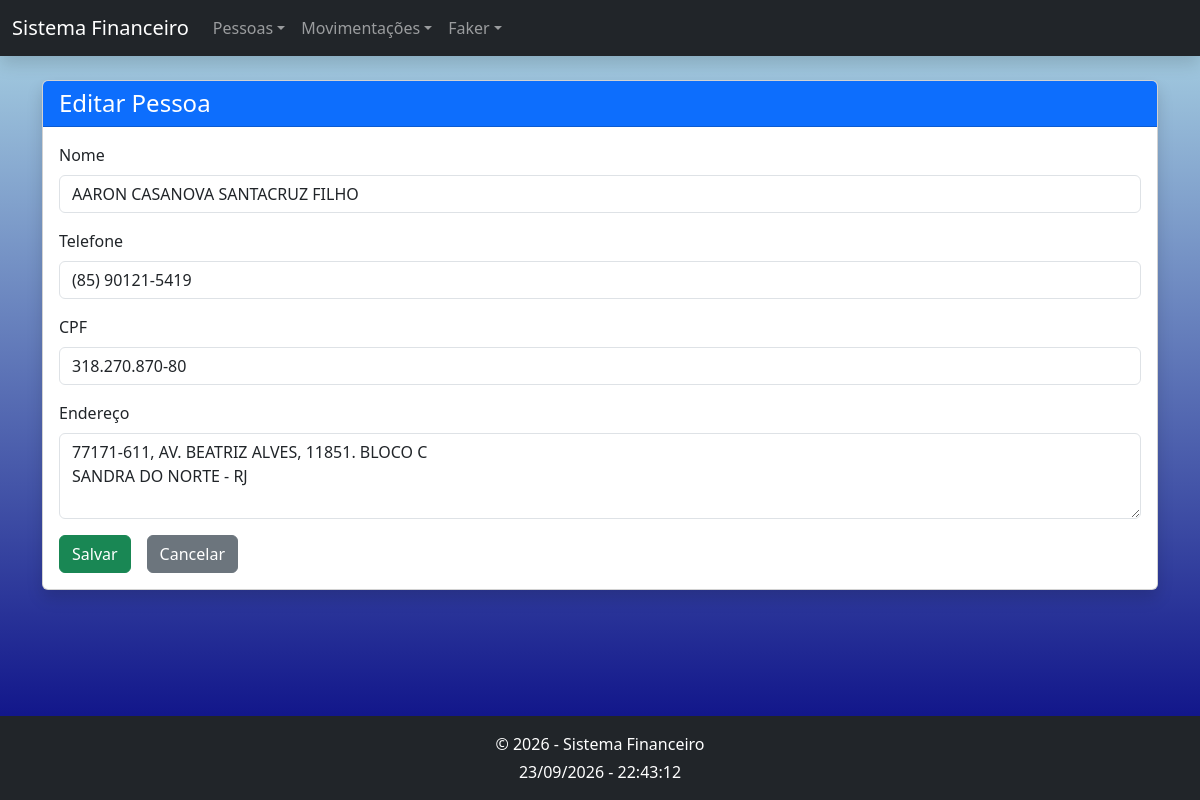
The app's page /pessoas/556/editar with its own data.
### tables this page shows
CREATE TABLE `pessoas` (
  `id` int(11) NOT NULL AUTO_INCREMENT,
  `nome` varchar(100) NOT NULL,
  `telefone` varchar(15) DEFAULT NULL,
  `cpf` varchar(11) NOT NULL,
  `endereco` varchar(255) DEFAULT NULL,
  `createdAt` timestamp NULL DEFAULT current_timestamp(),
  `updatedAt` timestamp NULL DEFAULT current_timestamp() ON UPDATE current_timestamp(),
  PRIMARY KEY (`id`) USING BTREE,
  UNIQUE KEY `cpf` (`cpf`) USING BTREE
);

### src/Core/View.php (called while the page is built, shortened)
<?php
class View
{
    public static function render(string $view, array $dados = [], string $layout = 'layout'): void
    {
        self::incluir($view, $dados);
    }
    private static function incluir(string $view, array $dados): void
    {
        extract($dados, EXTR_SKIP);
        require self::PASTA . '/' . $view . '.php';
    }
}

### src/Controllers/PessoaController.php (called while the page is built, shortened)
<?php
class PessoaController
{
    public function edit(string $id): void
    {
        $pessoa = $this->buscarOu404($id);
        $this->formulario('Editar Pessoa', "/pessoas/{$pessoa['id']}/editar", $pessoa);
    }
    private function buscarOu404(string $id): array
    {
        return $this->dao->findById((int) $id) ?? abort(404, 'Pessoa não encontrada.');
    }
    private function formulario(string $titulo, string $acao, array $pessoa, array $erros = []): void
    {
        View::render('pessoas/form', compact('titulo', 'acao', 'pessoa', 'erros'));
    }
}

### public/index.php (called while the page is built, shortened)
<?php
$router = new Router();
try {
    $router->dispatch($_SERVER['REQUEST_METHOD'], $_SERVER['REQUEST_URI']);
} catch (Throwable $e) {
    error_log($e);
    http_response_code(500);
    View::render('erros/erro', [
        'titulo'   => 'Erro interno',
        'mensagem' => config('debug') ? $e->getMessage() : 'Ocorreu um erro inesperado. Tente novamente.',
    ]);
}

### src/helpers.php (called while the page is built, shortened)
<?php
function e(mixed $valor): string
{
    return htmlspecialchars((string) $valor, ENT_QUOTES | ENT_SUBSTITUTE, 'UTF-8');
}
function config(string $chave, mixed $padrao = null): mixed
{
    static $config = null;
    $config ??= require dirname(__DIR__) . '/config/config.php';
    $valor = $config;
    foreach (explode('.', $chave) as $parte) {
        $valor = $valor[$parte];
    }
    return $valor;
}

### src/DAO/PessoaDAO.php (called while the page is built, shortened)
<?php
class PessoaDAO
{
    private PDO $conn;
    public function __construct(?PDO $conn = null)
    {
        $this->conn = $conn ?? Database::connection();
    }
    public function findById(int $id): ?array
    {
        $stmt = $this->conn->prepare("SELECT * FROM pessoas WHERE id = :id");
        $stmt->execute([':id' => $id]);
        return $stmt->fetch() ?: null;
    }
}

### config/config.php (called while the page is built)
<?php
return [
    'debug' => true,
    'db' => [
        'host'    => getenv('DB_HOST') ?: 'localhost',
        'name'    => getenv('DB_NAME') ?: 'aulapdo',
        'user'    => getenv('DB_USER') ?: 'root',
        'pass'    => getenv('DB_PASS') ?: '',
        'charset' => 'utf8mb4',
    ],
    'itens_por_pagina' => 10,
];

### src/Config/Database.php (called while the page is built, shortened)
<?php
class Database
{
    private static ?PDO $pdo = null;
    public static function connection(): PDO
    {
        $c = config('db');
        $dsn = "mysql:host={$c['host']};dbname={$c['name']};charset={$c['charset']}";
        try {
            self::$pdo = new PDO($dsn, $c['user'], $c['pass'], [
                PDO::ATTR_ERRMODE            => PDO::ERRMODE_EXCEPTION,
                PDO::ATTR_DEFAULT_FETCH_MODE => PDO::FETCH_ASSOC,
                PDO::ATTR_EMULATE_PREPARES   => false,
            ]);
        } catch (PDOException $e) {
            error_log('Erro de conexão: ' . $e->getMessage());
            throw new PDOException('Não foi possível conectar ao banco de dados. Verifique config/config.php.');
        }
        return self::$pdo;
    }
}

### src/Utils/Formatter.php (called while the page is built, shortened)
<?php
class Formatter
{
    public static function formatCpf(?string $cpf): string
    {
        $cpf = preg_replace('/\D/', '', (string) $cpf);
        if (strlen($cpf) === 11) {
            return substr($cpf, 0, 3) . '.' . substr($cpf, 3, 3) . '.' .
                   substr($cpf, 6, 3) . '-' . substr($cpf, 9, 2);
        }
        return $cpf;
    }
    public static function formatTelefone(?string $telefone): string
    {
        $telefone = preg_replace('/\D/', '', (string) $telefone);
        return match (strlen($telefone)) {
            11      => sprintf('(%s) %s-%s', substr($telefone, 0, 2), substr($telefone, 2, 5), substr($telefone, 7)),
            10      => sprintf('(%s) %s-%s', substr($telefone, 0, 2), substr($telefone, 2, 4), substr($telefone, 6)),
            default => $telefone,
        };
    }
}

### views/pessoas/form.php (the view, shortened to what this page needs)
<div class="card shadow">
    <div class="card-header bg-primary text-white"><h4 class="mb-0"><?= e($titulo) ?></h4></div>
    <div class="card-body">
        <form action="<?= e($acao) ?>" method="post">
            <div class="mb-3">
                <label class="form-label" for="nome">Nome</label>
                <input type="text" id="nome" name="nome" class="form-control" maxlength="100" required autofocus
                       placeholder="Digite o nome" value="<?= e($pessoa['nome']) ?>">
            </div>
            <div class="mb-3">
                <label class="form-label" for="telefone">Telefone</label>
                <input type="text" id="telefone" name="telefone" class="form-control" maxlength="20"
                       placeholder="(21) 99999-9999" value="<?= e(Formatter::formatTelefone($pessoa['telefone'])) ?>">
            </div>
            <div class="mb-3">
                <label class="form-label" for="cpf">CPF</label>
                <input type="text" id="cpf" name="cpf" class="form-control" maxlength="14" required
                       placeholder="000.000.000-00" value="<?= e(Formatter::formatCpf($pessoa['cpf'])) ?>">
            </div>
            <div class="mb-3">
                <label class="form-label" for="endereco">Endereço</label>
                <textarea id="endereco" name="endereco" class="form-control" rows="3" maxlength="255"
                          placeholder="Rua, número, bairro"><?= e($pessoa['endereco']) ?></textarea>
            </div>
            <div class="d-flex gap-3">
                <button type="submit" class="btn btn-success">Salvar</button>
                <a href="/pessoas" class="btn btn-secondary">Cancelar</a>
            </div>
        </form>
    </div>
</div>

### src/Core/Router.php (shortened to what this page needs)
<?php
class Router
{
    private array $rotas = [];
    private function add(string $metodo, string $caminho, array $handler): void
    {
        $regex = '#^' . preg_replace('#\{(\w+)\}#', '(?P<$1>[^/]+)', $caminho) . '$#';
        $this->rotas[$metodo][] = [$regex, $handler];
    }
    public function dispatch(string $metodo, string $uri): void
    {
        $caminho = rtrim((string) parse_url($uri, PHP_URL_PATH), '/') ?: '/';
        foreach ($this->rotas[$metodo] ?? [] as [$regex, $handler]) {
            if (preg_match($regex, $caminho, $m)) {
                $params = array_values(array_filter($m, 'is_string', ARRAY_FILTER_USE_KEY));
                [$classe, $acao] = $handler;
                (new $classe())->$acao(...$params);
                return;
            }
        }
    }
}

### public/assets/css/app.css (style rules this page uses)
body { background: linear-gradient(to bottom, #add8e6, #000080); background-attachment: fixed; }

### records on screen
pessoas: nome "AARON CASANOVA SANTACRUZ FILHO", telefone "(85) 90121-5419", cpf "318.270.870-80", endereco "77171-611, AV. BEATRIZ ALVES, 11851. BLOCO C SANDRA DO NORTE - RJ"
